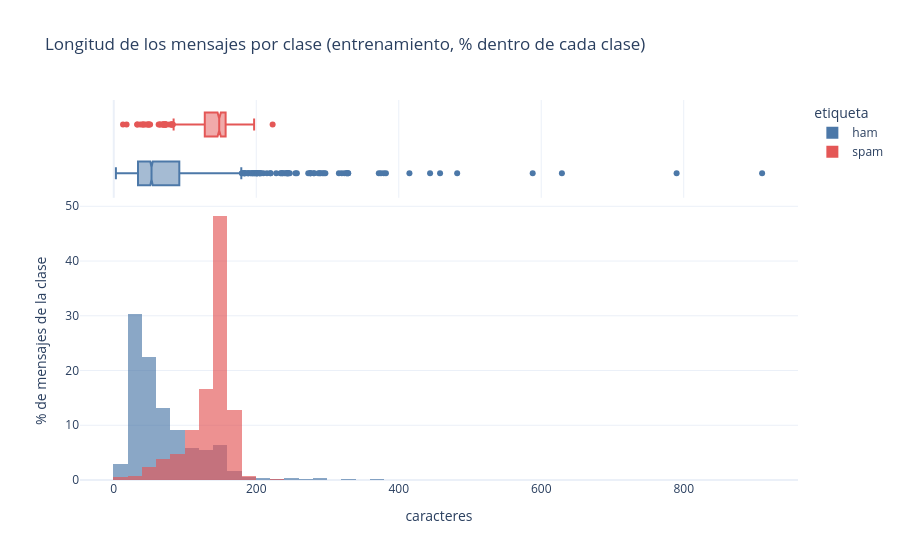

Write notebook code for a chart like this one.
### Code cell
informe.fig_longitud(train)

### Figure 1 — Plotly figure (JSON) as saved in the notebook; plotly's stock layout.template omitted (floating-point values rounded to 4 significant figures; data arrays with more than 128 entries replaced by an {"elided": "..."} marker saying what was removed)
{"data": [{"bingroup": "x", "histnorm": "percent", "hovertemplate": "etiqueta=ham<br>caracteres=%{x}<br>percent=%{y}<extra></extra>", "legendgroup": "ham", "marker": {"color": "#4C78A8", "opacity": 0.65, "pattern": {"shape": ""}}, "name": "ham", "nbinsx": 60, "orientation": "v", "showlegend": true, "type": "histogram", "x": {"elided": "2710 int values"}, "xaxis": "x", "yaxis": "y"}, {"hovertemplate": "etiqueta=ham<br>caracteres=%{x}<extra></extra>", "legendgroup": "ham", "marker": {"color": "#4C78A8"}, "name": "ham", "notched": true, "showlegend": false, "type": "box", "x": {"elided": "2710 int values"}, "xaxis": "x2", "yaxis": "y2"}, {"bingroup": "x", "histnorm": "percent", "hovertemplate": "etiqueta=spam<br>caracteres=%{x}<br>percent=%{y}<extra></extra>", "legendgroup": "spam", "marker": {"color": "#E45756", "opacity": 0.65, "pattern": {"shape": ""}}, "name": "spam", "nbinsx": 60, "orientation": "v", "showlegend": true, "type": "histogram", "x": {"elided": "385 int values"}, "xaxis": "x", "yaxis": "y"}, {"hovertemplate": "etiqueta=spam<br>caracteres=%{x}<extra></extra>", "legendgroup": "spam", "marker": {"color": "#E45756"}, "name": "spam", "notched": true, "showlegend": false, "type": "box", "x": {"elided": "385 int values"}, "xaxis": "x2", "yaxis": "y2"}], "layout": {"barmode": "overlay", "legend": {"title": {"text": "etiqueta"}, "tracegroupgap": 0}, "title": {"text": "Longitud de los mensajes por clase (entrenamiento, % dentro de cada clase)"}, "xaxis": {"anchor": "y", "domain": [0, 1], "title": {"text": "caracteres"}}, "xaxis2": {"anchor": "y2", "domain": [0, 1], "matches": "x", "showgrid": true, "showticklabels": false}, "yaxis": {"anchor": "x", "domain": [0, 0.7326], "title": {"text": "% de mensajes de la clase"}}, "yaxis2": {"anchor": "x2", "domain": [0.7426, 1], "matches": "y2", "showgrid": false, "showline": false, "showticklabels": false, "ticks": ""}}}
